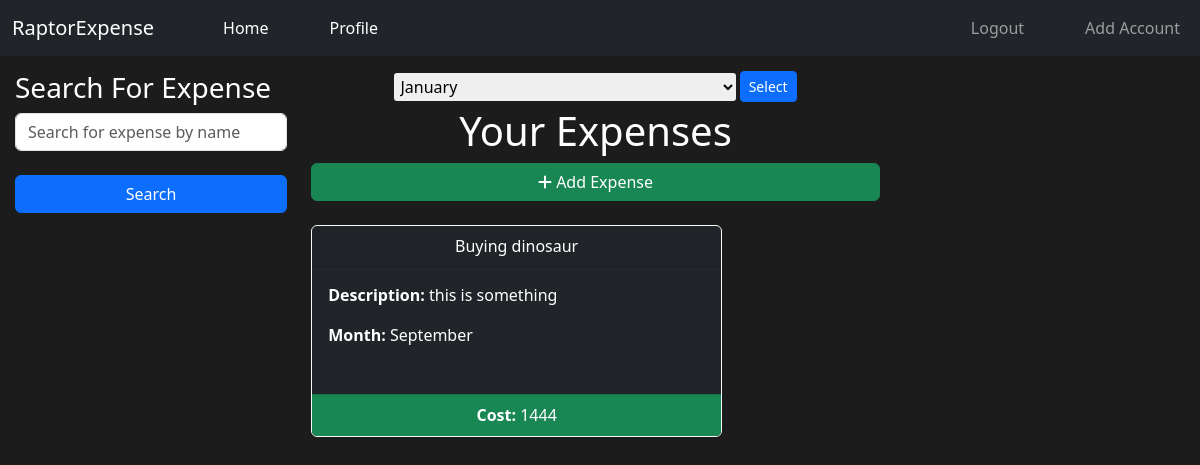
The app's page /expenses (signed in) with its own data.
### expense_tracker/models.py (models this page shows, shortened)
class Expenses(db.Model):
    id = db.Column(db.Integer(), primary_key=True)
    expense = db.Column(db.String(), nullable=False)
    desc = db.Column(db.String(), nullable=False)
    month = db.Column(db.String(), nullable=False)
    cost = db.Column(db.Integer(), nullable=False)
    year = db.Column(db.Integer(), nullable=False)
    expense_user = db.Column(db.Integer(), db.ForeignKey("user.id"))

### expense_tracker/routes.py (the view, shortened to what this page needs)
@app.route("/")
@app.route("/expenses", methods=["GET", "POST"])
@login_required
def expense_tracker():
    user_details = User.query.filter_by(id=current_user.id).first()
    current_month = datetime.datetime.now()
    current_month = current_month.strftime("%B")
    search_expense_form = SearchExpenseForm()
    add_expense_form = AddExpenseForm()
    month_dropdown = SearchMonthForm()
    expenses = Expenses.query.filter_by(expense_user=current_user.id, month=current_month).all()
    return render_template("home.html",
                           user_details=user_details,
                           search=search_expense_form,
                           expenses=expenses,
                           current_month=current_month,
                           add=add_expense_form,
                           month_search=month_dropdown,
                           )

### expense_tracker/forms.py
class SearchExpenseForm(FlaskForm):
    search_expense = StringField(label="Search", validators=[DataRequired()])
    submit = SubmitField(label="Search")

class AddExpenseForm(FlaskForm):
    expense = StringField(label="Name of Expense", validators=[DataRequired()])
    desc = StringField(label="Description (optional)", validators=[])
    month = SelectField('Month', choices=[
        ('January', 'January'),
        ('February', 'February'),
        ('March', 'March'),
        ('April', 'April'),
        ('May', 'May'),
        ('June', 'June'),
        ('July', 'July'),
        ('August', 'August'),
        ('September', 'September'),
        ('October', 'October'),
        ('November', 'November'),
        ('December', 'December'),
    ], validators=[DataRequired()])
    submit = SubmitField(label="Select")
    cost = IntegerField(label="Expense Amount", validators=[DataRequired()])
    submit = SubmitField(label="Submit")

### expense_tracker/models.py (called while the page is built)
@login_manager.user_loader
def load_user(user_id):
    return User.query.get(int(user_id))

### expense_tracker/templates/home.html (shortened to what this page needs)
<!DOCTYPE html>
<html lang="en">
<head>
    <link href="https://cdn.jsdelivr.net/npm/bootstrap@5.3.3/dist/css/bootstrap.min.css" rel="stylesheet">
    <link rel="stylesheet" href="{{ url_for('static', filename='css/home.css') }}">
</head>
<body>
    <nav class="navbar navbar-expand-lg bg-dark navbar-dark">
        <div class="container-fluid">
            <a class="navbar-brand" href="{{ url_for('expense_tracker') }}">RaptorExpense</a>
            <div class="collapse navbar-collapse justify-content-center" id="navbarNavDropdown">
                <ul class="navbar-nav">
                    <li class="nav-item">
                        <a class="nav-link active margined-left" aria-current="page" href="{{ url_for('expense_tracker') }}">Home</a>
                    </li>
                    <li class="nav-item">
                        <a class="nav-link active margined-left" href="{{ url_for('profile') }}">Profile</a>
                    </li>
                </ul>
                <ul class="navbar-nav ms-auto">
                    <li class="nav-item">
                        <a class="nav-link logout" href="{{ url_for('logout') }}">Logout</a>
                    </li>
                    <li class="nav-item">
                        <a class="nav-link" href="{{ url_for('register') }}">Add Account</a>
                    </li>
                </ul>
            </div>
        </div>
    </nav>
    <div class="row" style="padding-left: 15px; padding-top: 15px; width:100%;">
        <div class="col-lg-3 col-md-3 col-sm-12 col-xs-12">
            <form action="" method="post" autocomplete="on">
                <h3>Search For Expense</h3>
                {{search.search_expense(class="form-control", placeholder="Search for expense by name")}}
                <br>
                {{search.submit(class="btn btn-primary", style="width: 100%;")}}
            </form>
            <br>
            <br>
            </div>
        <div class="col-lg-6 col-md-6 col-sm-12 col-xs-12 text-center">
            <form action="" method="post">
                {{month_search.search_month(class="month-dropdown")}}
                {{month_search.submit(class="btn btn-primary btn-sm month-search-submit")}}
            </form>
            <h1>Your Expenses</h1>
            <button class="btn btn-success" style="width: 100%;" data-bs-toggle="offcanvas" data-bs-target="#offcanvasExample"><i class="fa-solid fa-plus"></i> Add Expense</button>
            <br><br>
            <div class="expenses-div">
                {% for expense in expenses %}
                    <div class="card border-light text-bg-dark">
                        <div class="card-header text-center">{{expense.expense}}</div>
                        <div class="card-body text-start">
                            <p><b>Description:</b> {{expense.desc}}</p>
                            <p><b>Month:</b> {{expense.month}}</p>
                        </div>
                        <div class="card-footer text-bg-success" style="height: 20%;">
                            <p><b>Cost:</b> {{expense.cost}}</p>
                        </div>
                    </div>
                {% endfor %}
            </div>
        </div>
        <div class="col-lg-3 col-md-3 col-sm-12 col-xs-12">
        </div>
    </div>
</body>
</html>

### expense_tracker/static/css/home.css (style rules this page uses)
.logout { margin-right: 45px; }
.nav-link { transition: 0.3s; }
.margined-left { margin-left: 45px; }
.month-dropdown { border: none; border-radius: 3px; width: 60%; padding: 2px; }
.month-search-submit { margin-bottom: 5px; }
body { color: #fff; background-color: rgb(28, 28, 28); }
.expenses-div { display: grid; grid-template-columns: auto auto; gap: 10px; }

### records on screen
Expenses: expense "Buying dinosaur", desc "this is something", month "September", cost "1444"
